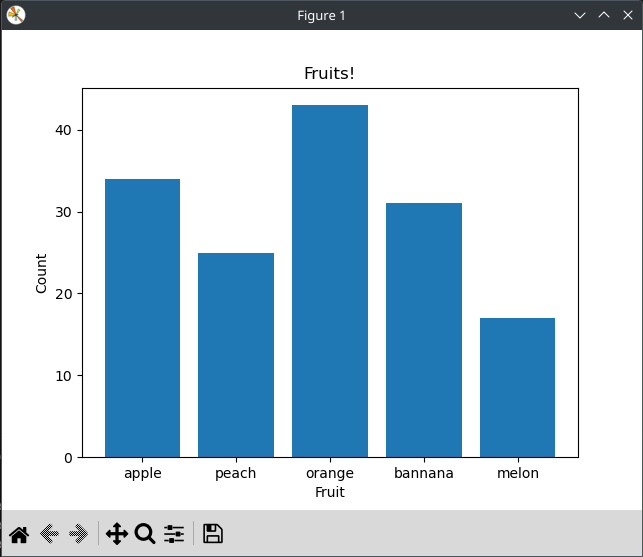

Source code (Python):
import matplotlib.pyplot as plt
import numpy as np
fruits = ['apple', 'peach', 'orange', 'bannana', 'melon']
counts = [34, 25, 43, 31, 17]
plt.bar(fruits, counts)
plt.title('Fruits!')
plt.xlabel('Fruit')
plt.ylabel('Count')
plt.show()
